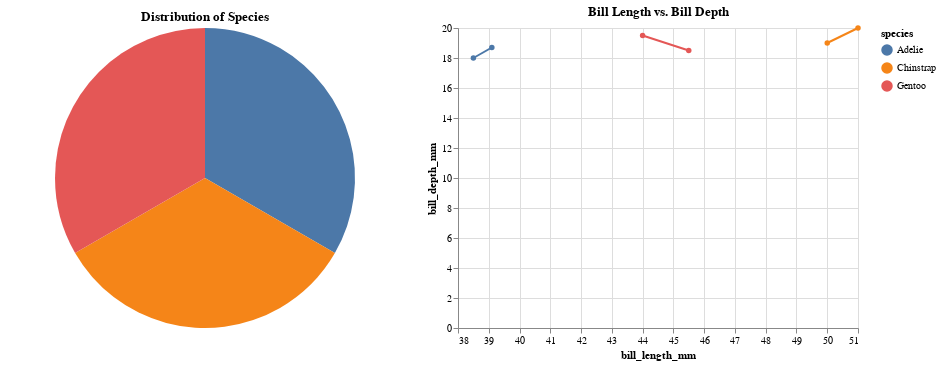

Here is the notebook cell this chart was saved with:
### Code cell
# Display 2-3 visualizations of your choice and attributes are your wish.
import altair as alt
import pandas as pd


# 1.Pie Chart for Species Distribution
species_count = df28['species'].value_counts().reset_index()
species_count.columns = ['species', 'count']

pie_chart = alt.Chart(species_count).mark_arc().encode(
    theta='count:Q',
    color='species:N',
    tooltip=['species:N', 'count:Q']
).properties(
    title='Distribution of Species'
)

# 2.Line Chart for Bill Length vs. Bill Depth
line_chart = alt.Chart(df28).mark_line(point=True).encode(
    x='bill_length_mm',
    y='bill_depth_mm',
    color='species',
    tooltip=['species:N', 'bill_length_mm:Q', 'bill_depth_mm:Q']
).properties(
    title='Bill Length vs. Bill Depth'
)

# Concatenate the pie and line charts horizontally
combined_chart = alt.hconcat(pie_chart, line_chart, spacing=20)

# Display the combined chart
combined_chart

### Figure 1 — Vega-Lite specification as saved in the notebook (floating-point values rounded to 4 significant figures)
{"config": {"view": {"continuousWidth": 400, "continuousHeight": 300}}, "hconcat": [{"data": {"name": "data-79b595cd02b47e45b21203708c9e65d9"}, "mark": "arc", "encoding": {"color": {"field": "species", "type": "nominal"}, "theta": {"field": "count", "type": "quantitative"}, "tooltip": [{"field": "species", "type": "nominal"}, {"field": "count", "type": "quantitative"}]}, "title": "Distribution of Species"}, {"data": {"name": "data-b4424e6ddb5cc54f852ad89485d9394e"}, "mark": {"type": "line", "point": true}, "encoding": {"color": {"field": "species", "type": "nominal"}, "tooltip": [{"field": "species", "type": "nominal"}, {"field": "bill_length_mm", "type": "quantitative"}, {"field": "bill_depth_mm", "type": "quantitative"}], "x": {"field": "bill_length_mm", "type": "quantitative"}, "y": {"field": "bill_depth_mm", "type": "quantitative"}}, "title": "Bill Length vs. Bill Depth"}], "spacing": 20, "$schema": "https://vega.github.io/schema/vega-lite/v4.17.0.json", "datasets": {"data-79b595cd02b47e45b21203708c9e65d9": [{"species": "Adelie", "count": 2}, {"species": "Chinstrap", "count": 2}, {"species": "Gentoo", "count": 2}], "data-b4424e6ddb5cc54f852ad89485d9394e": [{"species": "Adelie", "bill_length_mm": 39.1, "bill_depth_mm": 18.7}, {"species": "Chinstrap", "bill_length_mm": 50.0, "bill_depth_mm": 19.0}, {"species": "Gentoo", "bill_length_mm": 45.5, "bill_depth_mm": 18.5}, {"species": "Adelie", "bill_length_mm": 38.5, "bill_depth_mm": 18.0}, {"species": "Chinstrap", "bill_length_mm": 51.0, "bill_depth_mm": 20.0}, {"species": "Gentoo", "bill_length_mm": 44.0, "bill_depth_mm": 19.5}]}}
